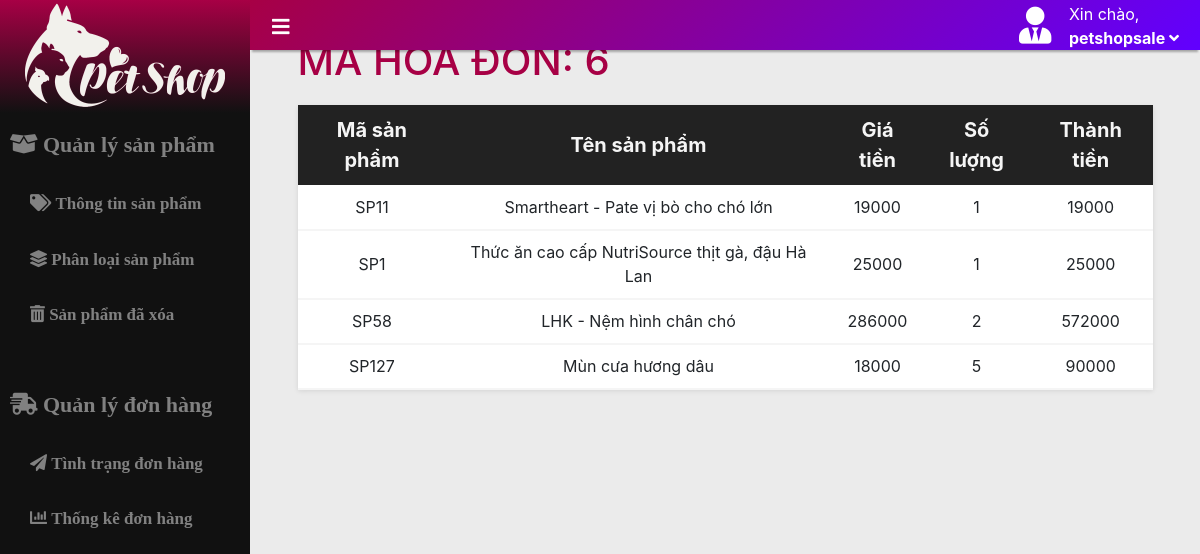
Screenshot of /admin/chitietdonhang.php?mahd=6 (signed in) with the database file from the repository.
### tables this page shows
CREATE TABLE `chitiethoadon` (
  `mahd` int(11) NOT NULL COMMENT 'mã hóa đơn',
  `masp` varchar(10) NOT NULL COMMENT 'mã sản phẩm',
  `giatien` double NOT NULL COMMENT 'đơn giá',
  `soluong` int(11) NOT NULL COMMENT 'số lượng',
  `thanhtien` double NOT NULL COMMENT 'thành tiền'
);

CREATE TABLE `sanpham` (
  `masp` varchar(10) NOT NULL COMMENT 'mã sản phẩm',
  `tensp` varchar(100) NOT NULL COMMENT 'tên sản phẩm',
  `hinhanh` varchar(255) NOT NULL DEFAULT 'No_image_available.png' COMMENT 'hình ảnh',
  `soluong` int(11) NOT NULL COMMENT 'số lượng tồn kho',
  `giatien` double NOT NULL COMMENT 'đơn giá',
  `mota` longtext NOT NULL COMMENT 'mô tả',
  `xoa` int(1) NOT NULL DEFAULT '0'
);

### ProductsPerPage.inc (called while the page is built, shortened)
<?php
    $productsPerPage = 8;
    $pageNum = 1;
    $offset = ($pageNum - 1) * $productsPerPage;
?>

### db.inc (called while the page is built, shortened)
<?php
   	$databaseName = "petshop";
?>

### DataProvider.php (called while the page is built, shortened)
<?php
class DataProvider
{
	public static function executeQuery($sql)
	{
		include ('db.inc');
		include_once('error.inc');
		if (!($connection = mysqli_connect($hostName, $username, $password)))
			die ("couldn't connect to localhost");
		if (!($result = mysqli_query($connection,  $sql)))
			showError();
		return $result;
	}
}
?>

### admin/chitietdonhang.php (the view, shortened to what this page needs)
<?php
    require '../DataProvider.php';
    require '../ProductsPerPage.inc';
?>
<!doctype html>
<html>
<head>
    <link rel="stylesheet" href="https://maxcdn.bootstrapcdn.com/bootstrap/4.3.1/css/bootstrap.min.css">
    <link rel="stylesheet" href="https://use.fontawesome.com/releases/v5.5.0/css/all.css">
    <link href="../css/ScrollOnTop.css" rel="stylesheet" type="text/css" />
    <link href="css/Menu.css" rel="stylesheet" type="text/css" />
    <link href="css/header.css" rel="stylesheet" type="text/css" />
    <link href='css/donhang.css' rel='stylesheet' type='text/css' />
</head>
<body>
<?php
    include("menu.php");
?>
<?php
    include("header.php");
?>
<div class="main" id="Main">
    <table id="table-dh" cellpadding="10px" cellspacing="0">
        <caption><span class="table-caption"><h1>MÃ HÓA ĐƠN: <?php if(isset($_GET['mahd'])) echo $_GET['mahd'] ?></h1></span></caption>
        <thead>
            <tr style="background-color: #222; color: #f5f5f5; text-align: center;font-size: 20px;font-weight: bold">
                <th>Mã sản phẩm</th>
                <th>Tên sản phẩm</th>
                <th>Giá tiền</th>
                <th>Số lượng</th>
                <th>Thành tiền</th>
            </tr>
        </thead>
        <tbody>
            <?php
                if(isset($_GET['mahd']))
                {
                    $sql = "SELECT cthd.*, sp.tensp FROM chitiethoadon AS cthd JOIN sanpham AS sp ON cthd.masp = sp.masp WHERE mahd='".$_GET['mahd']."'";
                    $sql = $sql . " LIMIT $offset, $productsPerPage";
                    $result = DataProvider::executeQuery($sql);
                    while ($row = mysqli_fetch_array($result))
                    {
                        echo "<tr>";
                        echo "  <td>" .$row["masp"]. "</td>";
                        echo "  <td>" .$row["tensp"]. "</td>";
                        echo "  <td>" .$row["giatien"]. "</td>";
                        echo "  <td>" .$row["soluong"]. "</td>";
                        echo "  <td>" .$row["thanhtien"]. "</td>";
                        echo "<tr>";
                    }
                }
            ?>
        </tbody>
    </table>
</div>
</body>
</html>

### admin/css/Menu.css (style rules this page uses)
.main { margin-left: 250px; }

### admin/css/header.css (style rules this page uses)
.main { margin-top: 25px; }

### admin/css/donhang.css (style rules this page uses)
.table-caption { float: left; }
caption { caption-side: top; color:#A70045; }
table { margin: auto; width: 90%; }
#table-dh { background-color: white; box-shadow: 0px 2px 5px 0px rgba(0, 0, 0, 0.1); border: none; }
table tbody tr { border: none; text-align: center; }
table thead th { border: none; }
table tbody td { border-bottom: 2px solid #f5f5f5; }

### admin/chitietdonhang.php (style rules this page uses)
* { box-sizing:border-box; -moz-box-sizing:border-box; -webkit-box-sizing:border-box; }
html { scroll-behavior: smooth; }
body { margin:0; padding: 0; background-color: #ebebeb; }
html, body { cursor:url('http://www.snazzyspace.com/cursorsfolder/dog-paw.png'), auto; }

### rows the page displays
chitiethoadon: masp "SP11", masp.tensp "Smartheart - Pate vị bò cho chó lớn", giatien "19000", soluong "1", thanhtien "19000"
chitiethoadon: masp "SP1", masp.tensp "Thức ăn cao cấp NutriSource thịt gà, đậu Hà Lan", giatien "25000", soluong "1", thanhtien "25000"
chitiethoadon: masp "SP58", masp.tensp "LHK - Nệm hình chân chó", giatien "286000", soluong "2", thanhtien "572000"
chitiethoadon: masp "SP127", masp.tensp "Mùn cưa hương dâu", giatien "18000", soluong "5", thanhtien "90000"

### other values shown
$_SESSION['managerusername'] "petshopsale"
$_GET['mahd'] "6"
